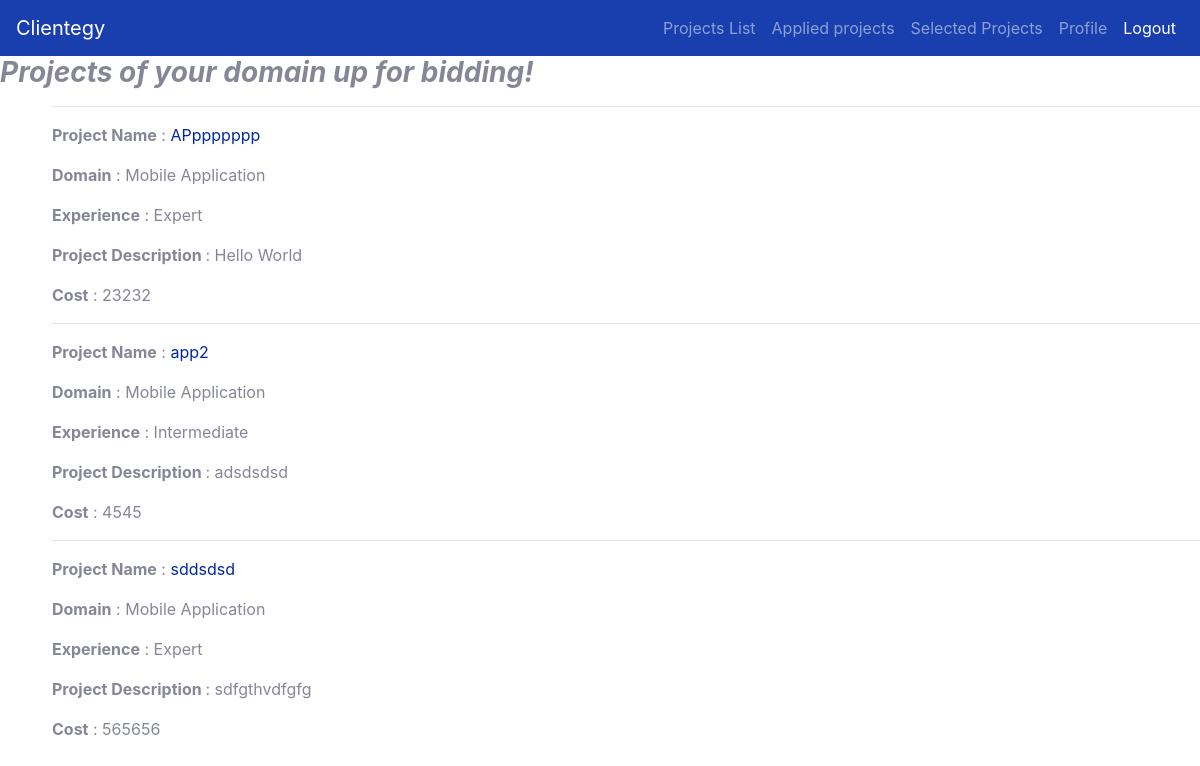
Page /view_all_projects_dev/1/ on the committed database.
### clientegy/models.py (models this page shows)
class Project(models.Model) :
    project_id = models.AutoField(primary_key= True)
    client_id=models.IntegerField(default=None)
    title = models.TextField()
    description = models.TextField()
    domain = models.TextField()
    lvl_exp = models.TextField()
    price_range = models.IntegerField()
    proj_selected_flag = models.BooleanField(default=False)

### clientegy/views.py (the view)
# urls.py: path('view_all_projects_dev/<int:dev_id>/',dev_posted_projects),
def dev_posted_projects(request,dev_id):
    devobj=Developer.objects.get(dev_id=dev_id)
    domain=devobj.service
    projectListObj=Project.objects.filter(domain=domain)
    return render(request,'view_all_projects.html',{'projects':projectListObj,'dev_id':dev_id})

### clientegy/templates/view_all_projects.html (shortened to what this page needs)
{% extends 'base_freelancer.html' %}
{% block body %}
<h3><i><b>Projects of your domain up for bidding!</i></b></h3>
{%for project in projects %}
<div class="edit" >
    <div>
      <div>
        <hr><p><b>Project Name</b> : <a href="/view_project_dev/{{dev_id}}&{{project.project_id}}/">{{project.title}}</a></p>
        <p><b>Domain</b> : {{project.domain}}</p>
        <p><b>Experience</b> : {{project.lvl_exp}}</p>
        <p><b>Project Description </b>: {{project.description}} </p>
        <b>Cost</b> : {{project.price_range}}</p>
      </div>
    </div>
  </div>
  {% endfor %}
  {% endblock %}

### clientegy/templates/view_all_projects.html (style rules this page uses)
.edit { padding-left: 32px; margin-left: 20px; }

### rows in the picture
Project: title "APppppppp", domain "Mobile Application", lvl_exp "Expert", description "Hello World", price_range "23232"
Project: title "app2", domain "Mobile Application", lvl_exp "Intermediate", description "adsdsdsd", price_range "4545"
Project: title "sddsdsd", domain "Mobile Application", lvl_exp "Expert", description "sdfgthvdfgfg", price_range "565656"
